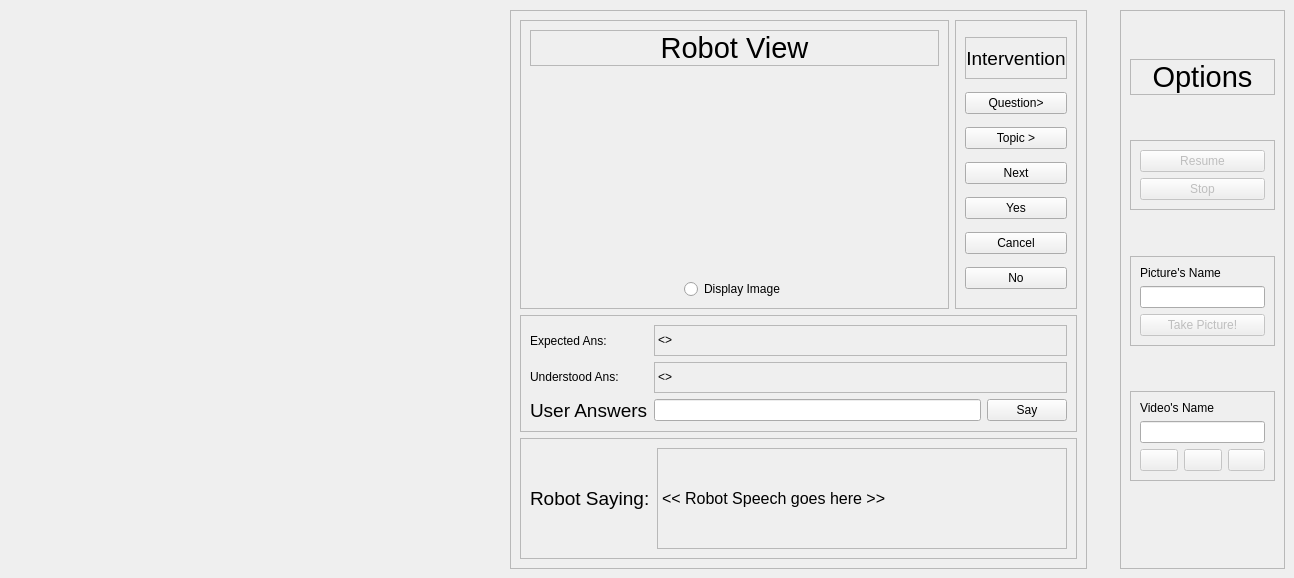
      <widget class="QWidget" name="tab_demo">
       <attribute name="title">
        <string>Demo</string>
       </attribute>
       <widget class="QFrame" name="run_options_frame">
        <property name="enabled">
         <bool>true</bool>
        </property>
        <property name="geometry">
         <rect>
          <x>1120</x>
          <y>10</y>
          <width>165</width>
          <height>559</height>
         </rect>
        </property>
        <property name="maximumSize">
         <size>
          <width>165</width>
          <height>577</height>
         </size>
        </property>
        <property name="font">
         <font>
          <family>Ubuntu</family>
         </font>
        </property>
        <property name="frameShape">
         <enum>QFrame::StyledPanel</enum>
        </property>
        <property name="frameShadow">
         <enum>QFrame::Raised</enum>
        </property>
        <layout class="QVBoxLayout" name="verticalLayout_2">
         <item>
          <spacer name="verticalSpacer_14">
           <property name="orientation">
            <enum>Qt::Vertical</enum>
           </property>
           <property name="sizeHint" stdset="0">
            <size>
             <width>20</width>
             <height>40</height>
            </size>
           </property>
          </spacer>
         </item>
         <item>
          <widget class="QLabel" name="label_84">
           <property name="font">
            <font>
             <family>Ubuntu</family>
             <pointsize>22</pointsize>
            </font>
           </property>
           <property name="frameShape">
            <enum>QFrame::StyledPanel</enum>
           </property>
           <property name="text">
            <string>Options</string>
           </property>
           <property name="alignment">
            <set>Qt::AlignCenter</set>
           </property>
          </widget>
         </item>
         <item>
          <spacer name="verticalSpacer_44">
           <property name="orientation">
            <enum>Qt::Vertical</enum>
           </property>
           <property name="sizeHint" stdset="0">
            <size>
             <width>20</width>
             <height>40</height>
            </size>
           </property>
          </spacer>
         </item>
         <item>
          <widget class="QFrame" name="frame_57">
           <property name="enabled">
            <bool>false</bool>
           </property>
           <property name="frameShape">
            <enum>QFrame::StyledPanel</enum>
           </property>
           <layout class="QVBoxLayout" name="verticalLayout_16">
            <item>
             <widget class="QPushButton" name="pushButton_start_robot_view">
              <property name="enabled">
               <bool>false</bool>
              </property>
              <property name="text">
               <string>Resume</string>
              </property>
             </widget>
            </item>
            <item>
             <widget class="QPushButton" name="pushButton_stop_robot_view">
              <property name="enabled">
               <bool>false</bool>
              </property>
              <property name="text">
               <string>Stop</string>
              </property>
             </widget>
            </item>
           </layout>
          </widget>
         </item>
         <item>
          <spacer name="verticalSpacer_45">
           <property name="orientation">
            <enum>Qt::Vertical</enum>
           </property>
           <property name="sizeHint" stdset="0">
            <size>
             <width>20</width>
             <height>40</height>
            </size>
           </property>
          </spacer>
         </item>
         <item>
          <widget class="QFrame" name="frame_171">
           <property name="frameShape">
            <enum>QFrame::StyledPanel</enum>
           </property>
           <property name="frameShadow">
            <enum>QFrame::Raised</enum>
           </property>
           <layout class="QVBoxLayout" name="verticalLayout_65">
            <item>
             <widget class="QLabel" name="label_443">
              <property name="text">
               <string>Picture's Name</string>
              </property>
             </widget>
            </item>
            <item>
             <widget class="QLineEdit" name="run_picname_lineEdit"/>
            </item>
            <item>
             <widget class="QPushButton" name="run_takepic_pushButton">
              <property name="enabled">
               <bool>false</bool>
              </property>
              <property name="text">
               <string>Take Picture!</string>
              </property>
             </widget>
            </item>
           </layout>
          </widget>
         </item>
         <item>
          <spacer name="verticalSpacer_46">
           <property name="orientation">
            <enum>Qt::Vertical</enum>
           </property>
           <property name="sizeHint" stdset="0">
            <size>
             <width>20</width>
             <height>40</height>
            </size>
           </property>
          </spacer>
         </item>
         <item>
          <widget class="QFrame" name="frame_79">
           <property name="frameShape">
            <enum>QFrame::StyledPanel</enum>
           </property>
           <property name="frameShadow">
            <enum>QFrame::Raised</enum>
           </property>
           <layout class="QGridLayout" name="gridLayout_63">
            <item row="2" column="1">
             <widget class="QPushButton" name="run_pausevid_button">
              <property name="enabled">
               <bool>false</bool>
              </property>
              <property name="mouseTracking">
               <bool>false</bool>
              </property>
              <property name="text">
               <string/>
              </property>
              <property name="icon">
               <iconset resource="imgs.qrc">
                <normaloff>:/imgs/pause.png</normaloff>:/imgs/pause.png</iconset>
              </property>
             </widget>
            </item>
            <item row="1" column="0" colspan="3">
             <widget class="QLineEdit" name="run_videoname_lineEdit"/>
            </item>
            <item row="2" column="0">
             <widget class="QPushButton" name="run_recvid_button">
              <property name="enabled">
               <bool>false</bool>
              </property>
              <property name="text">
               <string/>
              </property>
              <property name="icon">
               <iconset resource="imgs.qrc">
                <normaloff>:/imgs/rec.png</normaloff>:/imgs/rec.png</iconset>
              </property>
             </widget>
            </item>
            <item row="2" column="2">
             <widget class="QPushButton" name="run_stopvid_button">
              <property name="enabled">
               <bool>false</bool>
              </property>
              <property name="mouseTracking">
               <bool>false</bool>
              </property>
              <property name="text">
               <string/>
              </property>
              <property name="icon">
               <iconset resource="imgs.qrc">
                <normaloff>:/imgs/stop.png</normaloff>:/imgs/stop.png</iconset>
              </property>
             </widget>
            </item>
            <item row="0" column="0" colspan="3">
             <widget class="QLabel" name="label_193">
              <property name="text">
               <string>Video's Name</string>
              </property>
             </widget>
            </item>
           </layout>
          </widget>
         </item>
         <item>
          <spacer name="verticalSpacer_47">
           <property name="orientation">
            <enum>Qt::Vertical</enum>
           </property>
           <property name="sizeHint" stdset="0">
            <size>
             <width>20</width>
             <height>40</height>
            </size>
           </property>
          </spacer>
         </item>
         <item>
          <spacer name="verticalSpacer_13">
           <property name="orientation">
            <enum>Qt::Vertical</enum>
           </property>
           <property name="sizeHint" stdset="0">
            <size>
             <width>20</width>
             <height>40</height>
            </size>
           </property>
          </spacer>
         </item>
        </layout>
       </widget>
       <widget class="QFrame" name="frame_81">
        <property name="geometry">
         <rect>
          <x>510</x>
          <y>10</y>
          <width>577</width>
          <height>559</height>
         </rect>
        </property>
        <property name="frameShape">
         <enum>QFrame::StyledPanel</enum>
        </property>
        <property name="frameShadow">
         <enum>QFrame::Raised</enum>
        </property>
        <layout class="QGridLayout" name="gridLayout_53">
         <item row="0" column="0">
          <widget class="QFrame" name="frame_88">
           <property name="font">
            <font>
             <family>Ubuntu</family>
            </font>
           </property>
           <property name="frameShape">
            <enum>QFrame::StyledPanel</enum>
           </property>
           <property name="frameShadow">
            <enum>QFrame::Raised</enum>
           </property>
           <layout class="QGridLayout" name="gridLayout_58">
            <item row="2" column="1" colspan="2">
             <widget class="QLabel" name="img_from_cam_2">
              <property name="maximumSize">
               <size>
                <width>320</width>
                <height>240</height>
               </size>
              </property>
              <property name="text">
               <string/>
              </property>
              <property name="pixmap">
               <pixmap resource="imgs.qrc">:/imgs/cub.jpg</pixmap>
              </property>
              <property name="scaledContents">
               <bool>true</bool>
              </property>
             </widget>
            </item>
            <item row="2" column="0">
             <spacer name="horizontalSpacer_36">
              <property name="orientation">
               <enum>Qt::Horizontal</enum>
              </property>
              <property name="sizeHint" stdset="0">
               <size>
                <width>40</width>
                <height>20</height>
               </size>
              </property>
             </spacer>
            </item>
            <item row="2" column="3">
             <spacer name="horizontalSpacer_48">
              <property name="orientation">
               <enum>Qt::Horizontal</enum>
              </property>
              <property name="sizeHint" stdset="0">
               <size>
                <width>40</width>
                <height>20</height>
               </size>
              </property>
             </spacer>
            </item>
            <item row="0" column="0" colspan="4">
             <widget class="QLabel" name="label_109">
              <property name="font">
               <font>
                <family>Ubuntu</family>
                <pointsize>22</pointsize>
               </font>
              </property>
              <property name="frameShape">
               <enum>QFrame::StyledPanel</enum>
              </property>
              <property name="text">
               <string>Robot View</string>
              </property>
              <property name="alignment">
               <set>Qt::AlignCenter</set>
              </property>
             </widget>
            </item>
            <item row="1" column="2">
             <spacer name="verticalSpacer_25">
              <property name="orientation">
               <enum>Qt::Vertical</enum>
              </property>
              <property name="sizeHint" stdset="0">
               <size>
                <width>20</width>
                <height>40</height>
               </size>
              </property>
             </spacer>
            </item>
            <item row="3" column="1" colspan="2">
             <widget class="QRadioButton" name="run_display_image_radioButton_2">
              <property name="text">
               <string>Display Image</string>
              </property>
             </widget>
            </item>
           </layout>
          </widget>
         </item>
         <item row="0" column="1">
          <widget class="QFrame" name="frame_89">
           <property name="frameShape">
            <enum>QFrame::StyledPanel</enum>
           </property>
           <property name="frameShadow">
            <enum>QFrame::Raised</enum>
           </property>
           <layout class="QVBoxLayout" name="verticalLayout_12">
            <item>
             <widget class="QLabel" name="label_211">
              <property name="maximumSize">
               <size>
                <width>16777215</width>
                <height>42</height>
               </size>
              </property>
              <property name="font">
               <font>
                <pointsize>14</pointsize>
                <weight>50</weight>
                <bold>false</bold>
               </font>
              </property>
              <property name="frameShape">
               <enum>QFrame::StyledPanel</enum>
              </property>
              <property name="text">
               <string>Intervention</string>
              </property>
              <property name="alignment">
               <set>Qt::AlignCenter</set>
              </property>
             </widget>
            </item>
            <item>
             <widget class="QPushButton" name="run_next_question_pushButton_2">
              <property name="text">
               <string>Question&gt;</string>
              </property>
             </widget>
            </item>
            <item>
             <widget class="QPushButton" name="run_next_topic_pushButton_2">
              <property name="text">
               <string>Topic &gt;</string>
              </property>
             </widget>
            </item>
            <item>
             <widget class="QPushButton" name="pushButton_11">
              <property name="text">
               <string>Next</string>
              </property>
             </widget>
            </item>
            <item>
             <widget class="QPushButton" name="pushButton_12">
              <property name="text">
               <string>Yes</string>
              </property>
             </widget>
            </item>
            <item>
             <widget class="QPushButton" name="pushButton_13">
              <property name="text">
               <string>Cancel</string>
              </property>
              <property name="default">
               <bool>false</bool>
              </property>
              <property name="flat">
               <bool>false</bool>
              </property>
             </widget>
            </item>
            <item>
             <widget class="QPushButton" name="pushButton_14">
              <property name="text">
               <string>No</string>
              </property>
             </widget>
            </item>
           </layout>
          </widget>
         </item>
         <item row="1" column="0" colspan="2">
          <widget class="QFrame" name="frame_91">
           <property name="frameShape">
            <enum>QFrame::StyledPanel</enum>
           </property>
           <property name="frameShadow">
            <enum>QFrame::Raised</enum>
           </property>
           <layout class="QGridLayout" name="gridLayout_45">
            <item row="2" column="0">
             <widget class="QLabel" name="label_212">
              <property name="text">
               <string>Expected Ans:</string>
              </property>
             </widget>
            </item>
            <item row="4" column="0">
             <widget class="QLabel" name="label_245">
              <property name="maximumSize">
               <size>
                <width>123</width>
                <height>18</height>
               </size>
              </property>
              <property name="text">
               <string>Understood Ans:</string>
              </property>
             </widget>
            </item>
            <item row="5" column="1">
             <widget class="QLineEdit" name="run_user_answer_2"/>
            </item>
            <item row="5" column="0">
             <widget class="QLabel" name="label_213">
              <property name="font">
               <font>
                <pointsize>14</pointsize>
               </font>
              </property>
              <property name="text">
               <string>User Answers</string>
              </property>
             </widget>
            </item>
            <item row="5" column="2">
             <widget class="QPushButton" name="run_user_say_pushButton_2">
              <property name="text">
               <string>Say</string>
              </property>
             </widget>
            </item>
            <item row="2" column="1" colspan="2">
             <widget class="QLabel" name="run_exp_ans_2">
              <property name="minimumSize">
               <size>
                <width>0</width>
                <height>31</height>
               </size>
              </property>
              <property name="maximumSize">
               <size>
                <width>16777215</width>
                <height>31</height>
               </size>
              </property>
              <property name="frameShape">
               <enum>QFrame::StyledPanel</enum>
              </property>
              <property name="frameShadow">
               <enum>QFrame::Plain</enum>
              </property>
              <property name="text">
               <string>&lt;&lt;Ans&gt;&gt;</string>
              </property>
             </widget>
            </item>
            <item row="4" column="1" colspan="2">
             <widget class="QLabel" name="run_under_ans_2">
              <property name="minimumSize">
               <size>
                <width>0</width>
                <height>31</height>
               </size>
              </property>
              <property name="maximumSize">
               <size>
                <width>16777215</width>
                <height>31</height>
               </size>
              </property>
              <property name="frameShape">
               <enum>QFrame::StyledPanel</enum>
              </property>
              <property name="text">
               <string> &lt;&lt;User Answer &gt;&gt;</string>
              </property>
             </widget>
            </item>
           </layout>
          </widget>
         </item>
         <item row="2" column="0" colspan="2">
          <widget class="QFrame" name="frame_92">
           <property name="frameShape">
            <enum>QFrame::StyledPanel</enum>
           </property>
           <property name="frameShadow">
            <enum>QFrame::Raised</enum>
           </property>
           <layout class="QHBoxLayout" name="horizontalLayout_27">
            <item>
             <widget class="QLabel" name="label_163">
              <property name="maximumSize">
               <size>
                <width>121</width>
                <height>22</height>
               </size>
              </property>
              <property name="font">
               <font>
                <pointsize>14</pointsize>
               </font>
              </property>
              <property name="text">
               <string>Robot Saying:</string>
              </property>
             </widget>
            </item>
            <item>
             <widget class="QLabel" name="robot_speech_2">
              <property name="minimumSize">
               <size>
                <width>410</width>
                <height>101</height>
               </size>
              </property>
              <property name="font">
               <font>
                <pointsize>12</pointsize>
               </font>
              </property>
              <property name="frameShape">
               <enum>QFrame::StyledPanel</enum>
              </property>
              <property name="text">
               <string>&lt;&lt; Robot Speech goes here &gt;&gt;</string>
              </property>
              <property name="wordWrap">
               <bool>true</bool>
              </property>
             </widget>
            </item>
           </layout>
          </widget>
         </item>
        </layout>
       </widget>
      </widget>
